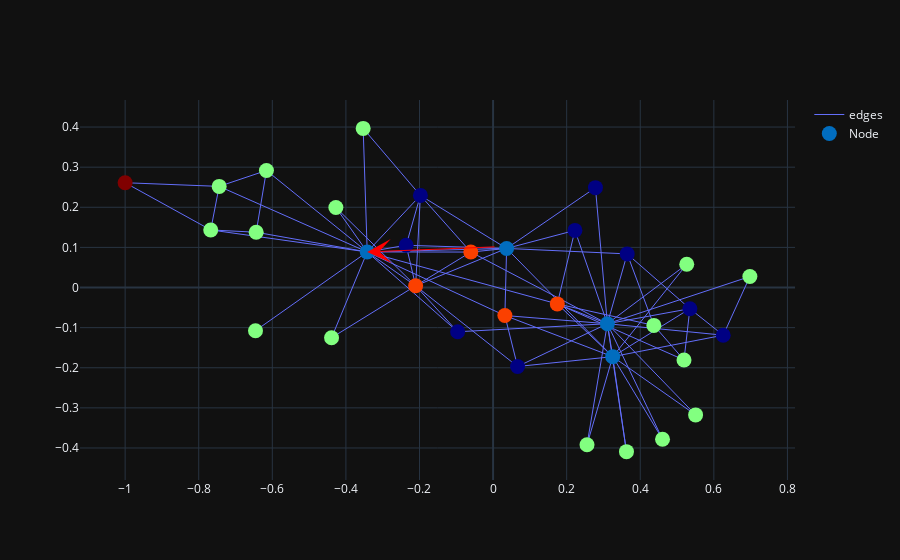

Notebook code cell kept with this figure:
### Code cell
%%timeit -n1 -r1
fig = visualize.visualize_rdd_agglomerative_hierarchical_clustering(target_G, target_rad, measure_list, pos, target_clusters)
fig.show()

### Figure 1 — Plotly figure (JSON) as saved in the notebook; plotly's stock layout.template omitted (floating-point values rounded to 4 significant figures; data arrays with more than 128 entries replaced by an {"elided": "..."} marker saying what was removed)
{"data": [{"line": {"width": 1}, "marker": {"color": [1, 3, 1, 0, 2, 2, 2, 0, 3, 0, 2, 2, 2, 3, 2, 2, 4, 2, 2, 0, 2, 2, 2, 0, 2, 2, 2, 0, 0, 0, 0, 3, 1, 1], "colorscale": [[0, "rgb(0,0,131)"], [0.2, "rgb(0,60,170)"], [0.4, "rgb(5,255,255)"], [0.6, "rgb(255,255,0)"], [0.8, "rgb(250,0,0)"], [1, "rgb(128,0,0)"]], "size": 15}, "mode": "lines", "name": "edges", "type": "scatter", "uid": "53beab00-2fa4-42e9-aab9-761001e0e3b7", "x": {"elided": "234 float values"}, "y": {"elided": "234 float values"}}, {"customdata": {"elided": "34x6 float values"}, "hovertemplate": "node_name: %{customdata[0]} <br> radius: %{customdata[1]} <br> degree: %{customdata[2]} <br> cluster: %{customdata[3]} <br> nodes_x: %{customdata[4]} <br> nodes_y: %{customdata[5]} <br> ", "marker": {"color": [1, 3, 1, 0, 2, 2, 2, 0, 3, 0, 2, 2, 2, 3, 2, 2, 4, 2, 2, 0, 2, 2, 2, 0, 2, 2, 2, 0, 0, 0, 0, 3, 1, 1], "colorscale": [[0, "rgb(0,0,131)"], [0.2, "rgb(0,60,170)"], [0.4, "rgb(5,255,255)"], [0.6, "rgb(255,255,0)"], [0.8, "rgb(250,0,0)"], [1, "rgb(128,0,0)"]], "size": 15}, "mode": "markers", "name": "Node", "text": [1, 2, 3, 4, 5, 6, 7, 8, 9, 10, 11, 12, 13, 14, 15, 16, 17, 18, 19, 20, 21, 22, 23, 24, 25, 26, 27, 28, 29, 30, 31, 32, 33, 34], "type": "scatter", "uid": "cc670f60-f339-4c64-9b11-05c287c8c310", "x": [-0.3421, -0.2105, 0.0368, -0.1975, -0.6438, -0.7444, -0.7674, -0.2363, 0.03206, 0.2782, -0.6159, -0.6457, -0.3531, -0.06053, 0.5263, 0.3625, -1, -0.4273, 0.2553, -0.09628, 0.5504, -0.439, 0.4605, 0.5348, 0.4369, 0.5189, 0.6979, 0.3645, 0.2224, 0.6255, 0.06657, 0.1745, 0.3251, 0.3106], "y": [0.08866, 0.004299, 0.09744, 0.2296, 0.1378, 0.2521, 0.1435, 0.1053, -0.06982, 0.2489, 0.2918, -0.1076, 0.3967, 0.08841, 0.0579, -0.4091, 0.2612, 0.1993, -0.3919, -0.1103, -0.3175, -0.1252, -0.3782, -0.0528, -0.09439, -0.1806, 0.02735, 0.08379, 0.1424, -0.1189, -0.1969, -0.04083, -0.1723, -0.09028]}], "layout": {"annotations": [{"arrowcolor": "red", "arrowhead": 3, "arrowsize": 4, "axref": "x", "ayref": "y", "showarrow": true, "x": -0.3421, "y": 0.08866}], "dragmode": "pan"}}
